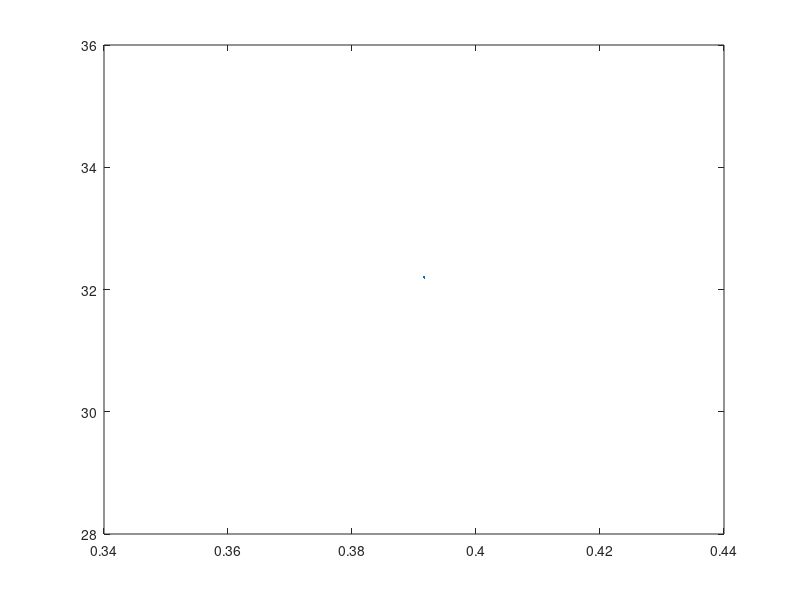

This chart was generated by the following MATLAB code:
%% Intro
% Comparison & Optimization
% EM: 12-slot / 4-pole, 3-phase | I = 2.5A
% Author: Baris Kuseyri <baris.kuseyri@metu.edu.tr>

%% Initialization

clc
clear all
close all

%% Machine Parameters

Bg_peak = 1.039406019862528;

m = 3;      % number of phase
Ns = 12;    % number of slots
pp = 2;     % number of pole-pairs
p = pp*2;   % number of poles

l_m = 0.100;        % axial length [m]
lg = 0.001;         % airgap clearance [m]
l_e = l_m + 2*lg;   % axial effective length [m]

Dstator_outer = 0.160;               % stator outer diameter [m]
Rstator_outer = Dstator_outer/2;      % stator outer radius [m]
lm = 0.004;                             % magnet radial thickness [m]

slotShape = 2;      % shape of slot
% 0: rectangular slot trapezoidal tooth
% 1: trapezoidal slot trapezoidal tooth
% 2: trapezoidal slot rectangular tooth
                                    
I = 2.5;        % coil current
J_max = 5*1e6;      % maximum current density [A/m^2]
Kp = 0.6;       % maximum fill factor

%% Opt

% Rrotor_outer = linspace(0.010,0.055,600);
Rrotor_outer = 0.025;
Rslot_inner = Rrotor_outer + lg;            % slot inner radius
taoTeeth = 2 * pi * Rslot_inner / (2*Ns);       % teeth thickness
taoSlot = 2 * pi * Rslot_inner / (2*Ns);       % slot opening
backiron = taoTeeth * 2;                  % backiron
hslot = Rstator_outer - (backiron + Rslot_inner);   % slot height
Rslot_outer = (-1)*(backiron - Rstator_outer);     % slot outer radius
d = Rslot_inner ./ Rslot_outer;              % slot ratio

Atooth = taoTeeth .* hslot;
Aslot = (pi * (Rslot_outer.^2 - Rslot_inner.^2) - Atooth * Ns) / Ns;

A_cond = 0.518e-6;              % conductor area
Ncond = Kp*Aslot/A_cond;    % 999 conductors per slot

A=(Aslot./Rslot_inner)*(1/sqrt(2))*(Ns*Kp*J_max)/(2*pi);  % specific electric loading


u_0 = 4 * pi * 1e-7;    % permeability of vacuum
u_r = 1.05;             % relative permeability of magnets
H_c = 994529;           % coercivity [A/m]
B_rem = H_c * u_0 * u_r;     % remanence flux density

Bg_peak_analytic = B_rem / (1 + u_r * (lg / lm));
B = (1/sqrt(2)) * Bg_peak_analytic;

%% Average tangential stress in the rotor surface

sigma_tan = (A*Bg_peak)/sqrt(2);        % tangential stress [N/m^2]
F = sigma_tan.*2*pi.*Rrotor_outer*l_e;    % total force [N]

%% Power outcome

T = 2*sigma_tan.*((Rrotor_outer.^2)*pi*l_e);      % rated torque [Nm]
w = 1500;               % rotor speed [rpm]
w_rad = w*(2*pi/60);    % rotor speed [rad/s]
P = T*w_rad;            % power outcome [W]


TT = A.*(Rrotor_outer.^2);
asd = linspace(0.3,0.9,1000);
asdf = (1-asd.^2)./asd;
plot(d,T)
max(T)


















